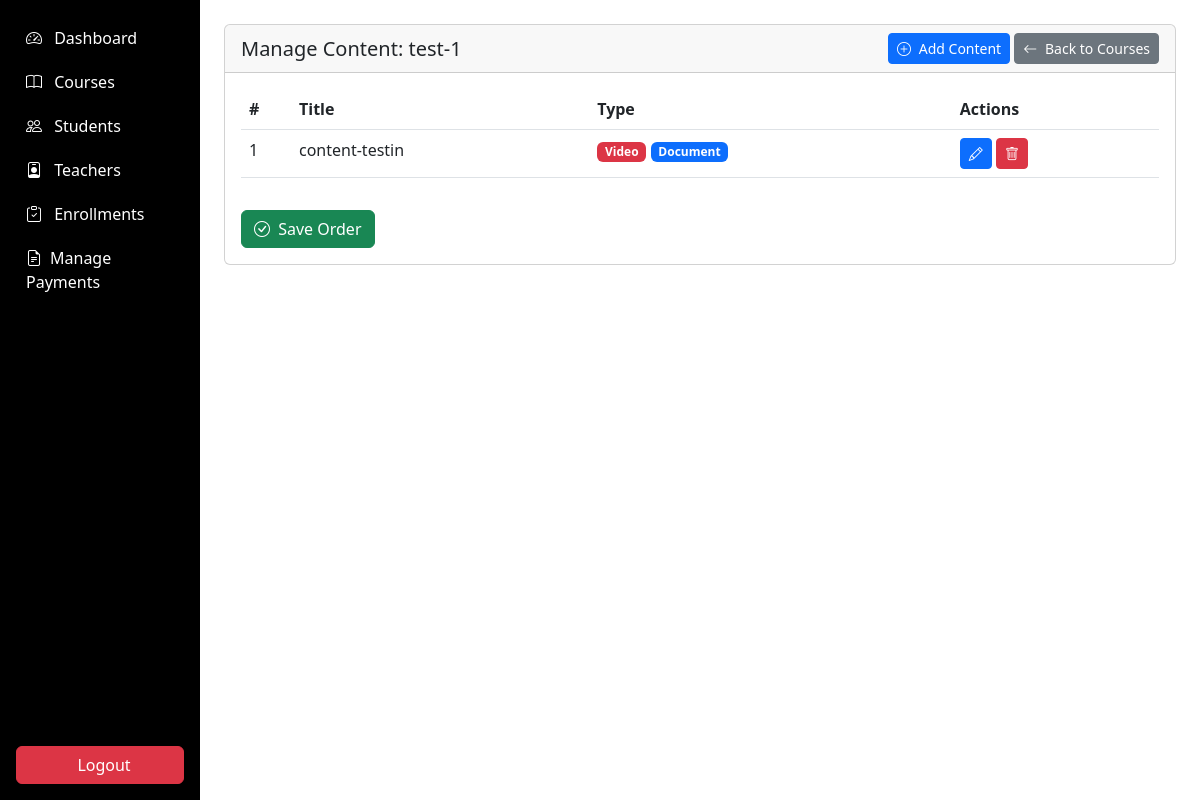
The page /admin/courses/manage_content.php?course_id=1 (signed in) on the database as committed earlier.
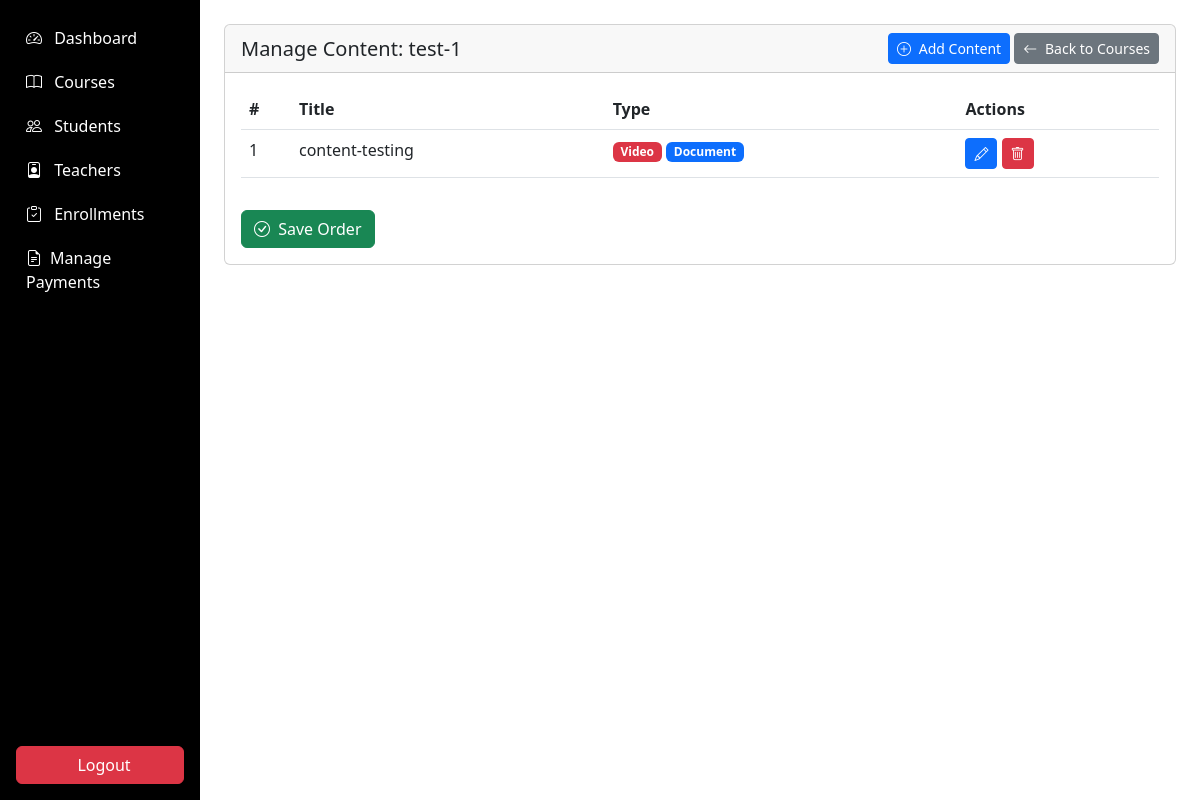
The same page on the database as committed later.
### tables this page shows
CREATE TABLE `courses` (
  `course_id` int(11) NOT NULL,
  `title` varchar(100) NOT NULL,
  `description` text DEFAULT NULL,
  `image_url` varchar(255) DEFAULT NULL,
  `teacher_id` int(11) DEFAULT NULL,
  `duration` varchar(50) DEFAULT NULL,
  `price` decimal(10,2) DEFAULT NULL,
  `is_featured` tinyint(1) DEFAULT 0,
  `created_at` timestamp NOT NULL DEFAULT current_timestamp(),
  `updated_at` timestamp NOT NULL DEFAULT current_timestamp() ON UPDATE current_timestamp(),
  `is_deleted` tinyint(1) DEFAULT 0,
  `status` enum('draft','ready','started','completed') DEFAULT 'draft'
);

CREATE TABLE `course_content` (
  `content_id` int(11) NOT NULL,
  `course_id` int(11) NOT NULL,
  `title` varchar(100) NOT NULL,
  `description` text DEFAULT NULL,
  `video_url` varchar(255) DEFAULT NULL,
  `document_url` varchar(255) DEFAULT NULL,
  `sequence_number` int(11) DEFAULT NULL,
  `created_at` timestamp NOT NULL DEFAULT current_timestamp(),
  `is_deleted` tinyint(1) DEFAULT 0
);

### admin/courses/manage_content.php (the view, shortened to what this page needs)
<?php
require_once '../../includes/auth.php';
$courseId = $_GET['course_id'];
$courseStmt = $db->prepare("SELECT * FROM courses WHERE course_id = ?");
$courseStmt->execute([$courseId]);
$course = $courseStmt->fetch();
$contentStmt = $db->prepare("SELECT * FROM course_content WHERE course_id = ? ORDER BY sequence_number");
$contentStmt->execute([$courseId]);
$contents = $contentStmt->fetchAll();
?>
<!DOCTYPE html>
<html lang="en">
<head>
  </head>
<body>
    <div class="container-fluid">
  <div class="row">
    <nav class="col-md-2 d-none d-md-block p-0 bg-dark sidebar" id="sidebar">
      <?php include '../includes/sidebar.php'; ?>
    </nav>
        <main class="col-md-10 ms-sm-auto p-4">
            <div >
                <div class="card mb-4">
                    <div class="card-header d-flex justify-content-between align-items-center">
                        <h5 class="mb-0">Manage Content: <?= htmlspecialchars($course['title']) ?></h5>
                        <div>
                            <a href="add_content.php?course_id=<?= $courseId ?>" class="btn btn-primary btn-sm">
                                <i class="bi bi-plus-circle me-1"></i> Add Content
                            </a>
                            <a href="manage_courses.php" class="btn btn-secondary btn-sm">
                                <i class="bi bi-arrow-left me-1"></i> Back to Courses
                            </a>
                        </div>
                    </div>
                    <div class="card-body">
                        <?php if (empty($contents)): ?>
                        <div class="alert alert-info">No content added yet for this course.</div>
                        <?php else: ?>
                        <form method="POST">
                            <div class="table-responsive">
                                <table class="table table-hover">
                                    <thead>
                                        <tr>
                                            <th width="50">#</th>
                                            <th>Title</th>
                                            <th>Type</th>
                                            <th>Actions</th>
                                        </tr>
                                    </thead>
                                    <tbody class="sortable">
                                        <?php foreach ($contents as $content): ?>
                                        <tr>
                                            <td>
                                                <?= $content['sequence_number'] ?>
                                            </td>
                                            <td><?= htmlspecialchars($content['title']) ?></td>
                                            <td>
                                                <?php if ($content['video_url']): ?>
                                                <span class="badge bg-danger">Video</span>
                                                <?php endif; ?>
                                                <?php if ($content['document_url']): ?>
                                                <span class="badge bg-primary">Document</span>
                                                <?php endif; ?>
                                            </td>
                                            <td>
                                                <a href="edit_content.php?id=<?= $content['content_id'] ?>" class="btn btn-sm btn-primary">
                                                    <i class="bi bi-pencil"></i>
                                                </a>
                                                <a href="?course_id=<?= $courseId ?>&delete_content=<?= $content['content_id'] ?>"
                                                   class="btn btn-sm btn-danger" onclick="return confirm('Are you sure?')">
                                                    <i class="bi bi-trash"></i>
                                                </a>
                                            </td>
                                        </tr>
                                        <?php endforeach; ?>
                                    </tbody>
                                </table>
                            </div>
                            <div class="mt-3">
                                <button type="submit" name="reorder" class="btn btn-success">
                                    <i class="bi bi-check-circle me-1"></i> Save Order
                                </button>
                            </div>
                        </form>
                        <?php endif; ?>
                    </div>
                </div>
            </div>
                                                </main>
        </div>
    </div>
</body>
</html>

### admin/includes/sidebar.php (shortened to what this page needs)
<!DOCTYPE html>
<html lang="en">
<head>
  <link href="https://cdn.jsdelivr.net/npm/bootstrap@5.3.0/dist/css/bootstrap.min.css" rel="stylesheet">
    <link rel="stylesheet" href="https://cdn.jsdelivr.net/npm/bootstrap-icons@1.10.0/font/bootstrap-icons.css">
</head>
<body>
<div class="d-flex flex-column p-3 text-white h-100" style="background-color: black; min-height: 100vh;">
 <ul class="nav flex-column">
          <li class="nav-item">
            <a class="nav-link" href="/khairulquran/admin/dashboard.php">
                <i class="bi bi-speedometer2 me-2"></i> Dashboard
            </a>
        </li>
        <li class="nav-item">
            <a class="nav-link" href="/khairulquran/admin/courses/manage_courses.php">
                <i class="bi bi-book me-2"></i> Courses
            </a>
        </li>
        <li class="nav-item">
          <a class="nav-link" href="/khairulquran/admin/students/manage_students.php">
                <i class="bi bi-people me-2"></i> Students
            </a>
        </li>
        <li class="nav-item">
 <a class="nav-link" href="/khairulquran/admin/teachers/manage_teachers.php">
                <i class="bi bi-person-badge me-2"></i> Teachers
            </a>
        </li>
        <li class="nav-item">
            <a class="nav-link" href="/khairulquran/admin/enrollments/manage_enrollments.php">
                <i class="bi bi-clipboard-check me-2"></i> Enrollments
            </a>
        </li>
        <li class="nav-item">
            <a class="nav-link" href="/khairulquran/admin/payments/manage_payments.php">
                <i class="bi bi-file-earmark-text me-2"></i>Manage Payments
            </a>
        </li>
      </ul>
  <div class="mt-auto">
    <form action="../../logout.php" method="POST">
      <button type="submit" class="btn btn-danger w-100 mt-3">
        <i class="fas fa-power-off me-2"></i> Logout
      </button>
    </form>
  </div>
</div>
</body>
</html>

### admin/includes/sidebar.php (style rules this page uses)
.sidebar { background-color:black; }
.sidebar .nav-link { color: white; padding: 10px 10px; }

Rows that differ between the two databases and show on the page:
changed course_content: title "content-testin" → "content-testing"
